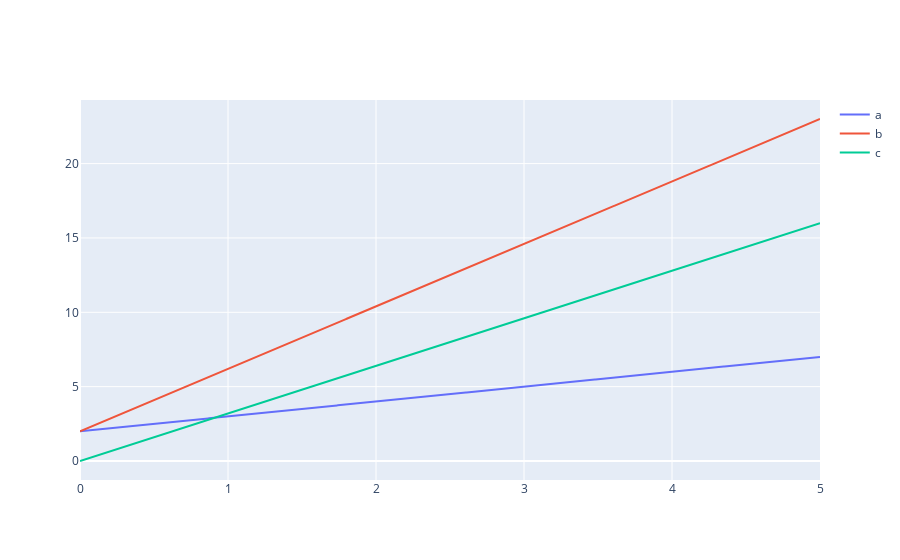

Notebook code for this chart:
### Code cell
# Data
import numpy as np
steps = 1000
x = np.linspace(0, 5, steps)
a = np.linspace(2, 7, steps)
b = np.linspace(2, 23, steps)
diff = b - a

fig = go.Figure()
fig.add_trace(
    go.Scatter(
        x = x,
        y = a,
        name = "a",
        mode = "lines"
    )
)
fig.add_trace(
    go.Scatter(
        x = x,
        y = b,
        name = "b",
        mode = "lines"
    )
)
fig.add_trace(
    go.Scatter(
        x = x,
        y = diff,
        name = "c",
        mode = "lines"
    )
)
fig.update_layout(hovermode = "x unified")
fig.show()

### Figure 1 — Plotly figure (JSON) as saved in the notebook; plotly's stock layout.template omitted (floating-point values rounded to 4 significant figures; data arrays with more than 128 entries replaced by an {"elided": "..."} marker saying what was removed)
{"data": [{"mode": "lines", "name": "a", "type": "scatter", "x": {"elided": "1000 float values"}, "y": {"elided": "1000 float values"}}, {"mode": "lines", "name": "b", "type": "scatter", "x": {"elided": "1000 float values"}, "y": {"elided": "1000 float values"}}, {"mode": "lines", "name": "c", "type": "scatter", "x": {"elided": "1000 float values"}, "y": {"elided": "1000 float values"}}], "layout": {"hovermode": "x unified"}}
